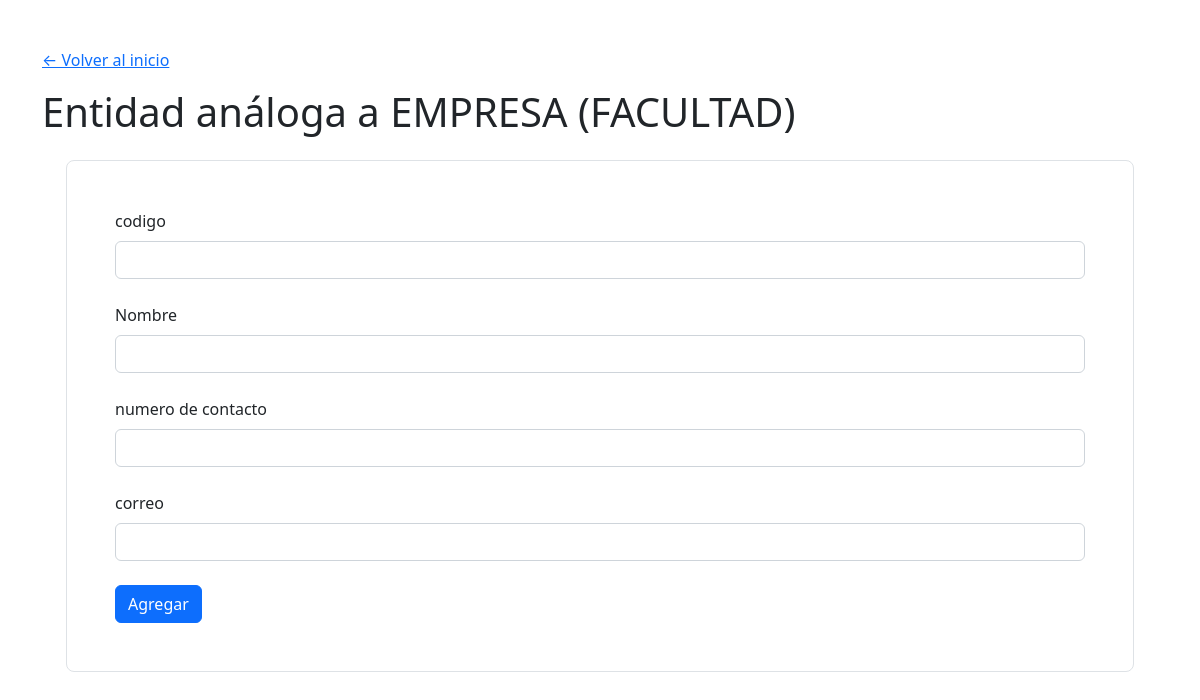
The app's page /facultad/empresa.php, older data.
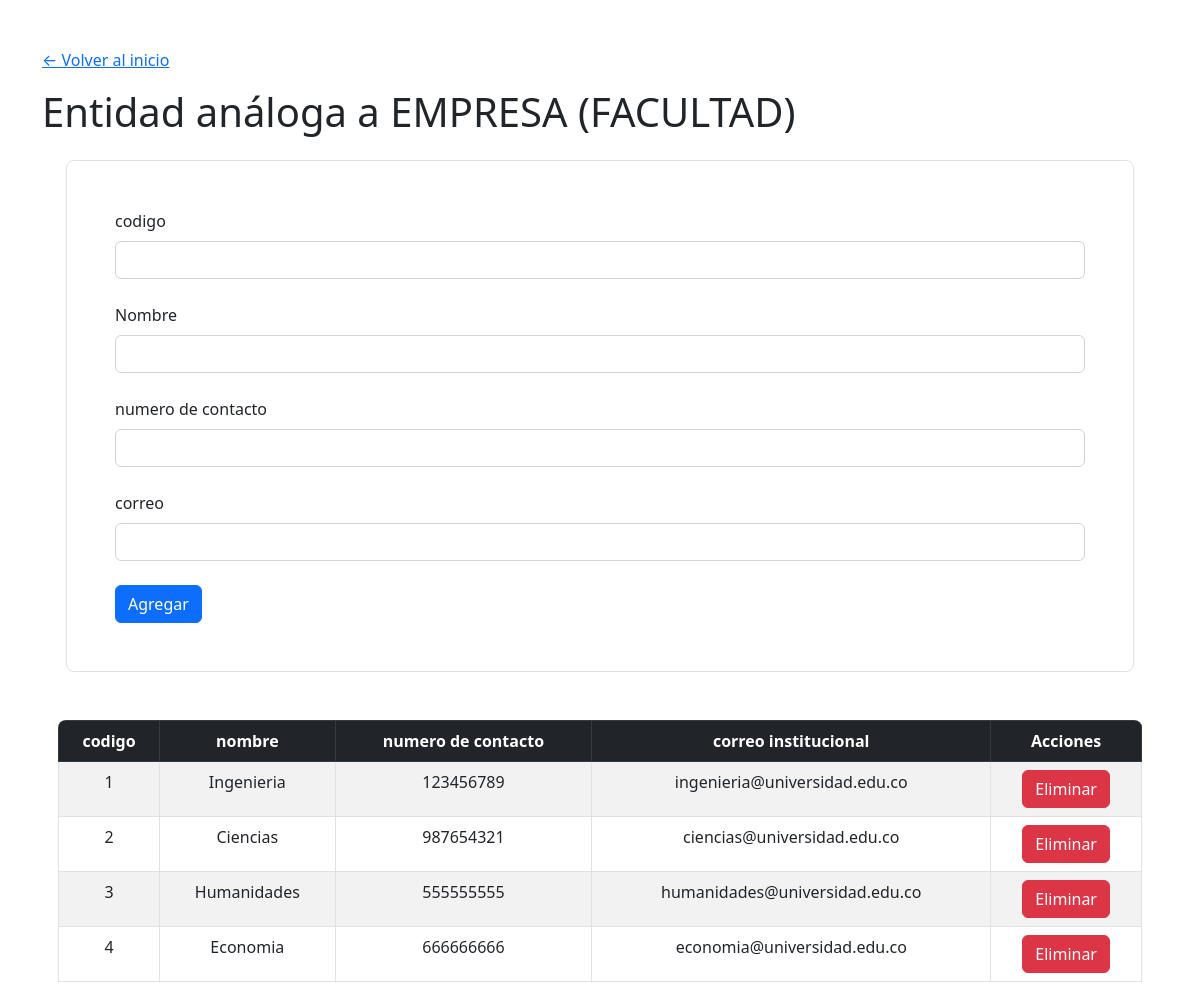
The same page, newer data.
### tables this page shows
CREATE TABLE FACULTAD(
    codigo INT(10) PRIMARY KEY,
    nombre VARCHAR(50),
    numero_contacto INT(10) NOT NULL,
    correo_institucional VARCHAR(50) NOT NULL,
    CHECK (correo_institucional LIKE '%@universidad.edu.co')
);

### facultad/empresa_select.php (called while the page is built, shortened)
<?php
require('../config/conexion.php');
$query = "SELECT * FROM facultad";
$resultadoEmpresa = mysqli_query($conn, $query) or die(mysqli_error($conn));

### facultad/empresa.php (the view, shortened to what this page needs)
<?php
include "../includes/header.php";
?>
<h1 class="mt-3">Entidad análoga a EMPRESA (FACULTAD)</h1>
<div class="formulario p-5 m-4 border rounded-3">
    <form action="empresa_insert.php" method="post" class="form-group">
        <div class="mb-4">
            <label for="codigo" class="form-label">codigo</label>
            <input type="number" class="form-control" id="codigo" name="codigo" required>
        </div>
        <div class="mb-4">
            <label for="nombre" class="form-label">Nombre</label>
            <input type="text" class="form-control" id="nombre" name="nombre" required>
        </div>
        <div class="mb-4">
            <label for="numero_contacto" class="form-label">numero de contacto</label>
            <input type="number" class="form-control" id="numero_contacto" name="numero_contacto" required>
        </div>
        <div class="mb-4">
            <label for="correo" class="form-label">correo</label>
            <input type="text" class="form-control" id="correo" name="correo" required>
        </div>
        <button type="submit" class="btn btn-primary">Agregar</button>
    </form>
</div>
<?php
require("empresa_select.php");
if($resultadoEmpresa and $resultadoEmpresa->num_rows > 0):
?>
<div class="tabla mt-5 mx-3 rounded-3 overflow-hidden">
    <table class="table table-striped table-bordered">
        <thead class="table-dark">
            <tr>
                <th scope="col" class="text-center">codigo</th>
                <th scope="col" class="text-center">nombre</th>
                <th scope="col" class="text-center">numero de contacto</th>
                <th scope="col" class="text-center">correo institucional</th>
                <th scope="col" class="text-center">Acciones</th>
            </tr>
        </thead>
        <tbody>
            <?php
            foreach ($resultadoEmpresa as $fila):
            ?>
            <tr>
                <td class="text-center"><?= $fila["codigo"]; ?></td>
                <td class="text-center"><?= $fila["nombre"]; ?></td>
                <td class="text-center"><?= $fila["numero_contacto"]; ?></td>
                <td class="text-center"><?= $fila["correo_institucional"]; ?></td>
                <td class="text-center">
                    <form action="empresa_delete.php" method="post">
                        <button type="submit" class="btn btn-danger">Eliminar</button>
                    </form>
                </td>
            </tr>
            <?php
            endforeach;
            ?>
        </tbody>
    </table>
</div>
<?php
endif;
include "../includes/footer.php";
?>

### includes/header.php (shortened to what this page needs)
<!DOCTYPE html>
<html lang="en">
<head>
    <link href="https://cdn.jsdelivr.net/npm/bootstrap@5.2.2/dist/css/bootstrap.min.css" rel="stylesheet"
>
</head>
<body>
    <div class="container mt-5">
        <a href="/">&#8592; Volver al inicio</a>

### includes/footer.php
    </div>
</body>
</html>

Row changes from the older to the newer data that the page shows:
added facultad: codigo "1", nombre "Ingenieria", numero_contacto "123456789", correo_institucional "ingenieria@universidad.edu.co"
added facultad: codigo "2", nombre "Ciencias", numero_contacto "987654321", correo_institucional "ciencias@universidad.edu.co"
added facultad: codigo "3", nombre "Humanidades", numero_contacto "555555555", correo_institucional "humanidades@universidad.edu.co"
added facultad: codigo "4", nombre "Economia", numero_contacto "666666666", correo_institucional "economia@universidad.edu.co"
Text that changed along with them:
text now shown: "codigo nombre numero de contacto correo institucional Acciones"
